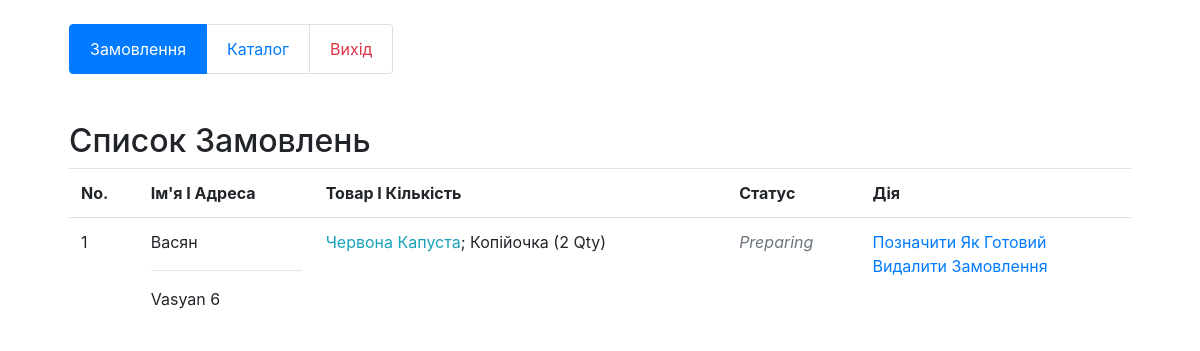
The app's page /shop/pnl_order (signed in) with its own data.
### tables this page shows
CREATE TABLE `fds_usrdt` (
  `usrdt_id` int(11) NOT NULL,
  `usrdt_nme` varchar(50) DEFAULT NULL,
  `usrdt_usr` varchar(15) DEFAULT NULL,
  `usrdt_pwd` varchar(80) DEFAULT NULL,
  `usrdt_adrs` varchar(100) DEFAULT NULL,
  `usrdt_stat` varchar(10) DEFAULT NULL,
  `usrdt_log` varchar(20) DEFAULT NULL
);

CREATE TABLE `fds_ctlog` (
  `ctlog_id` int(11) NOT NULL,
  `ctlog_usrdt_id` int(11) DEFAULT NULL,
  `ctlog_nme` varchar(50) DEFAULT NULL,
  `ctlog_prc` double DEFAULT NULL,
  `ctlog_desc` varchar(500) DEFAULT NULL,
  `ctlog_shp` varchar(50) DEFAULT NULL,
  `ctlog_img` varchar(100) DEFAULT NULL,
  `ctlog_log` varchar(50) DEFAULT NULL
);

### db.php (called while the page is built, shortened)
<?php
function encryptIt( $q ) {
	$key = 'HqE0luoquf';
	return base64_encode(base64_encode($key.$q));
}
?>

### shop/pnl_order.php (the view, shortened to what this page needs)
<?php
include('../db.php');
if (isset($_SESSION["sess_id"])) {
	$usr_id = $_SESSION["sess_id"];
} else {
	header('location: ../index');
}
?>
<!DOCTYPE html>
<html>
<head>
	<link rel="stylesheet" href="../bootstrap/css/all.min.css">
	<link rel="stylesheet" href="../bootstrap/css/bootstrap.min.css">
</head>
<body>
	<div class="container">
		<div class="row p-4">
			<div class="col">
				<ul class="list-group list-group-horizontal">
					<li class="list-group-item active"><a href="#" class=" text-white">Замовлення</a></li>
					<li class="list-group-item "><a href="pnl_catalog">Каталог</a></li>
					<li class="list-group-item"><a href="../action?act=lgout" class="text-danger">Вихід</a></li>
				</ul>
			</div>
		</div>
		<div class="row p-4  text-capitalize">
			<div class="col">
				<h2>Список замовлень</h2>
				<table class="table">
					<tr>
						<th>no.</th>
						<th>Ім'я і адреса</th>
						<th>Товар і кількість</th>
						<th>Статус</th>
						<th>Дія</th>
					</tr>
					<?php
					$count = 1;
					$query = "SELECT fds_usrdt.usrdt_nme as 'usr_nme', fds_usrdt.usrdt_adrs as 'usr_add', fds_usrdt.usrdt_id as 'usr_id', GROUP_CONCAT(ordr_ctlog_id)
					as ordr_list, GROUP_CONCAT(ordr_id) as ordr_id, GROUP_CONCAT(ordr_stat) as ordr_stat, GROUP_CONCAT(ordr_qty) as ordr_qty, GROUP_CONCAT(inv_type)
					as inv_type FROM fds_ordr JOIN fds_usrdt ON fds_ordr.ordr_usrdt_id = fds_usrdt.usrdt_id JOIN fds_ctlog ON fds_ordr.ordr_ctlog_id=fds_ctlog.ctlog_id
					JOIN fds_inv ON fds_ordr.ordr_id=fds_inv.inv_ordr_id WHERE fds_ctlog.ctlog_usrdt_id='$usr_id' AND fds_ordr.ordr_stat!='Completed' GROUP BY fds_ordr.ordr_usrdt_id";
					$result = mysqli_query($conn, $query);
					if (mysqli_num_rows($result) > 0) {
						while ($row = mysqli_fetch_assoc($result)) {
							$order_list = explode(",", $row['ordr_list']);
							$order_qty = explode(",", $row['ordr_qty']);
							$ordr_stat = explode(",", $row['ordr_stat']);
							$inv_type = explode(",", $row['inv_type']);
							echo '<tr>';
							echo '<td>' . $count++ . '</td>';
							echo '<td>' . $row['usr_nme'] . '<hr>' . $row['usr_add']  .  '</td>';
							echo '<td>';
							for ($i = 0; $i < sizeof($order_list); $i++) {
								$ctlog_id = $order_list[$i];
								$query = "SELECT * FROM fds_ctlog WHERE ctlog_id = '$ctlog_id'";
								$data = mysqli_fetch_assoc(mysqli_query($conn, $query));
								echo '<p><span class="text-info">' . $data['ctlog_nme'] . '</span>; ' . $data['ctlog_shp'] . ' (' . $order_qty[$i] . ' Qty)</p>';
							}
							echo '</td>';
							echo '<td>';
							for ($i = 0; $i < sizeof($order_list); $i++) {
								echo '<p class="text-muted font-italic">' . $ordr_stat[$i] . '</p>';
							}
							echo '</td>';
							if ($ordr_stat[0] == 'Ready') {
								if ($inv_type[0] == 'paypal') {
									header("Location: pnl_order?act=paid&id='". encryptIt($row['ordr_id']));
								} else {
									echo '<td><a href="pnl_order?act=paid&id=' . encryptIt($row['ordr_id']) . '" onclick="return confirm()">Позначити оплаченим</a><br>
									<a href="pnl_order?act=delete&id=' . encryptIt($row['ordr_id']) . '" onclick="return confirm()">Видалити замовлення</a></td>';
									echo '</tr>';
								}
							} else if ($ordr_stat[0] == 'Completed') {
								echo '<td><a href="pnl_order?act=delete&id=' . encryptIt($row['ordr_id']) . '" onclick="return confirm()">Видалити замовлення</a></td>';
								echo '</tr>';
							} else {
								echo '<td><a href="pnl_order?act=ready&id=' . encryptIt($row['ordr_id']) . '" onclick="return confirm()">Позначити як готовий</a><br>
								<a href="pnl_order?act=delete&id=' . encryptIt($row['ordr_id']) . '" onclick="return confirm()">Видалити замовлення</a></td>';
								echo '</tr>';
							}
						}
					}
					?>
				</table>
			</div>
		</div>
	</div>
</body>
</html>

### records on screen
fds_usrdt: usrdt_nme "Васян", usrdt_adrs "Vasyan 6", i "Preparing"
fds_ctlog: ctlog_nme "Червона Капуста", ctlog_shp "Копійочка", i "2"
